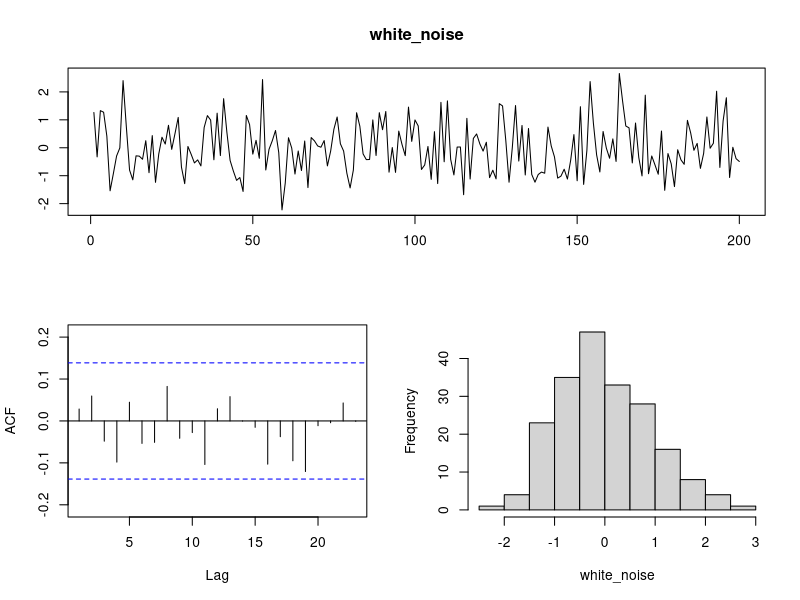
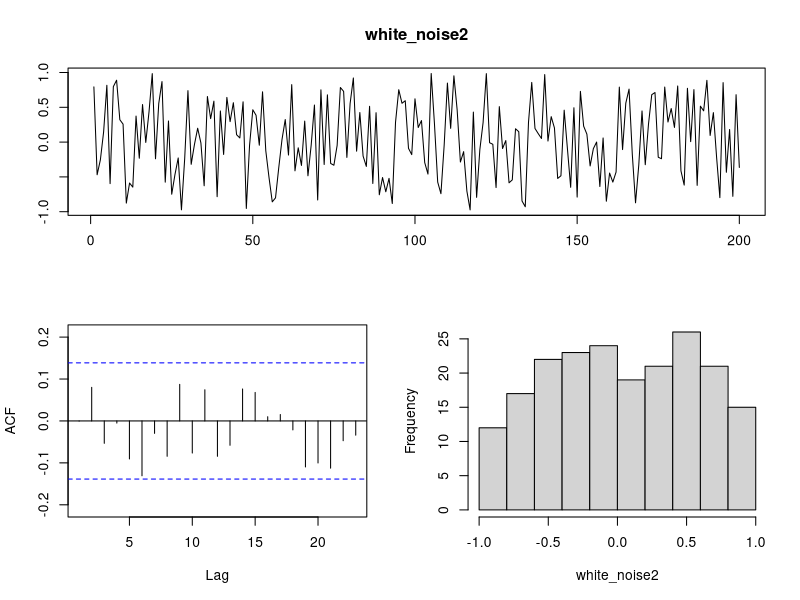
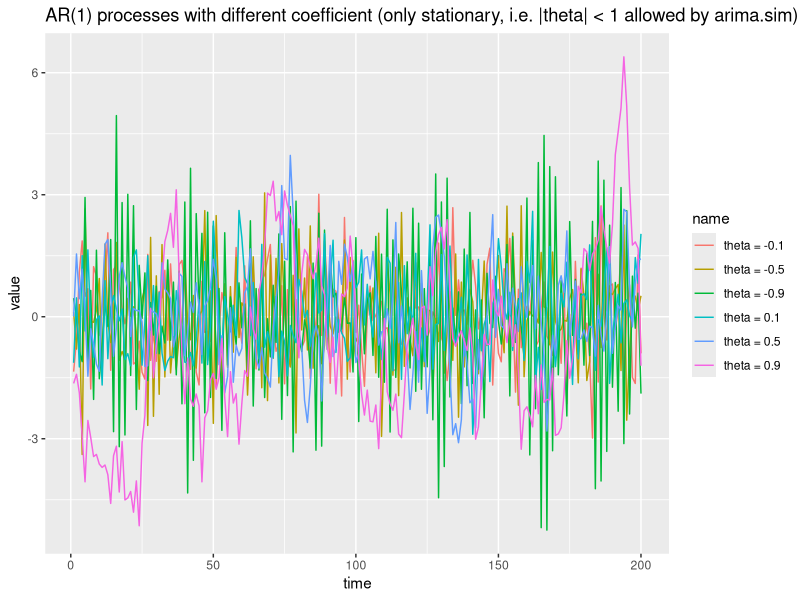

R code for these plots, in order:
## ---- chunk 1
library(forecast)
library(ggplot2)
library(tidyr)
## ---- chunk 2
set.seed(0)
white_noise = rnorm(200)
tsdisplay(white_noise, plot.type = "histogram", points = FALSE)
## ---- chunk 3
mean(white_noise)
var(white_noise)
## ---- chunk 4
set.seed(0) # for seed = 7 there is an accidental autocorrelation
white_noise2 = runif(200, min = -1, max = 1)
tsdisplay(white_noise2, plot.type = "histogram", points = FALSE)
## ---- chunk 5
mean(white_noise2)
var(white_noise2) # 1/3 is a theoretical value
## ---- chunk 6
N <- 200
ar1_processes <- matrix(nrow = 7, ncol = N)
ar1_processes[1,] <- 1:N
ar1_processes[2,] <- arima.sim(model = list(ar = c(0.1)), n = N)
ar1_processes[3,] <- arima.sim(model = list(ar = c(0.5)), n = N)
ar1_processes[4,] <- arima.sim(model = list(ar = c(0.9)), n = N)
ar1_processes[5,] <- arima.sim(model = list(ar = c(-0.1)), n = N)
ar1_processes[6,] <- arima.sim(model = list(ar = c(-0.5)), n = N)
ar1_processes[7,] <- arima.sim(model = list(ar = c(-0.9)), n = N)

# Note: you can use arima.sim only to simulate a stationary process. To simulate non-stationary one,
# use Arima.

ar1_processes <- as.data.frame(t(ar1_processes)) 
colnames(ar1_processes) <- c(
  "time", "theta = 0.1", "theta = 0.5", "theta = 0.9", "theta = -0.1", "theta = -0.5", "theta = -0.9")

ar1_processes %>% pivot_longer(cols = 2:7) %>% 
  ggplot(aes(x = time, y = value, col = name)) +
  geom_line() + ggtitle("AR(1) processes with different coefficient (only stationary, i.e. |theta| < 1 allowed by arima.sim)")
